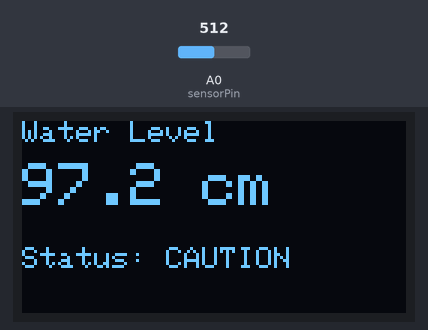
The sketch below on a simulated ESP8266 (NodeMCU). Parts: 128×64 one-colour display. Inputs (shaded band) come from the test bench; at power-on: A0 (sensorPin) = 512. WiFi joins after 1.5 s; servers stay silent unless stated; uploads are accepted with an empty reply; what the sketch prints to the serial monitor is not drawn.

Above: at 2.7 s.
2.8 s: A0 (sensorPin) set to 602
At 3.6 s:
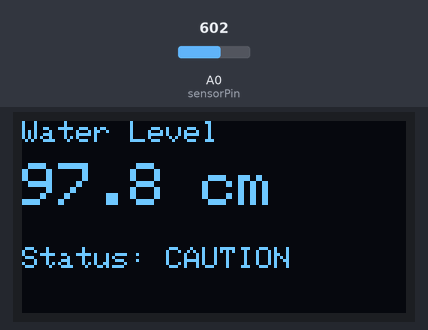
4.5 s: A0 (sensorPin) set to 632
At 6.2 s:
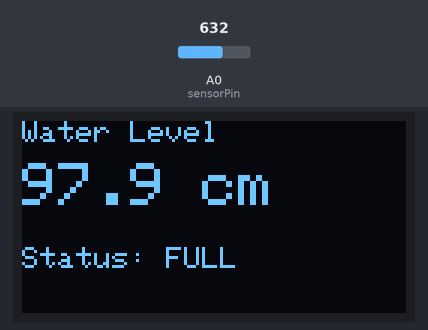
6.7 s: A0 (sensorPin) set to 0
At 8.7 s:
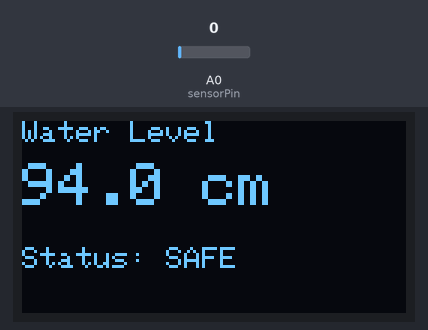
9.2 s: A0 (sensorPin) set to 37
At 11.3 s:
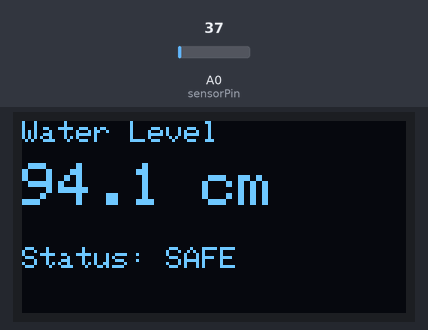
11.6 s: A0 (sensorPin) set to 43
At 13.8 s:
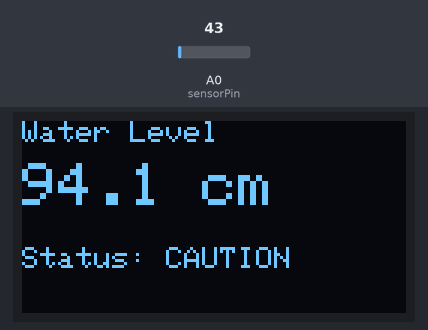
Timing chart, 0 to 15.1 s (numbered marks = the images above; inputs shaded):
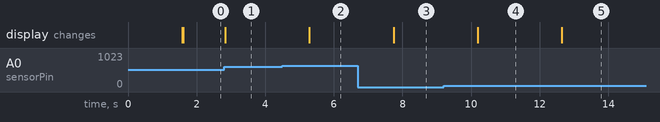

Measured:
- the behaviour switches between 619 and 620 on A0 (sensorPin) (found by bisection; images 1 and 2)
- the behaviour switches between 40 and 41 on A0 (sensorPin) (found by bisection; images 4 and 5)
- after the input at 2.8 s, the display: changes at once (image 1)
- after the input at 4.5 s, the display: changes after 0.79 s (image 2)
- after the input at 6.7 s, the display: changes after 1.0 s (image 3)
- after the input at 9.2 s, the display: changes after 0.99 s (image 4)
- after the input at 11.6 s, the display: changes after 1.0 s (image 5)

The sketch:

test.ino
```cpp
#include <Wire.h>
#include <ESP8266WiFi.h>
#include <ESP8266HTTPClient.h>
#include <Adafruit_GFX.h>
#include <Adafruit_SSD1306.h>

/* ================= OLED CONFIG ================= */
#define SCREEN_WIDTH 128
#define SCREEN_HEIGHT 64
#define OLED_RESET -1
#define OLED_ADDR 0x3C

Adafruit_SSD1306 display(SCREEN_WIDTH, SCREEN_HEIGHT, &Wire, OLED_RESET);

/* ================= SENSOR CONFIG ================= */
const int sensorPin = A0;

// Calibration values
const float Rdry = 20.0;
const float Rwet = 640.0;

// Tank and sensor parameters
const float tankHeightCM = 100.0;
const float sensorLength = 4.0; // Sensing area of sensor (cm)
const float H_offset = 94.0;   // tankHeight - TotalSensorLength = 100 - 6

/* WIFI CONFIG */
const char* ssid = "F106";
const char* password = "11112222";
const char* serverURL = "http://192.168.21.20:6969/update.php";

/* SETUP */
void setup() {

  Serial.begin(9600);
  Wire.begin();

  if (!display.begin(SSD1306_SWITCHCAPVCC, OLED_ADDR)) {
    Serial.println("OLED not found");
    while (1);
  }

  display.clearDisplay();
  display.setTextSize(1);
  display.setTextColor(SSD1306_WHITE);
  display.setCursor(0, 0);
  display.println("Starting...");
  display.display();

  /* WIFI */
  WiFi.begin(ssid, password);
  Serial.print("Connecting WiFi");

  unsigned long startTime = millis();

  while (WiFi.status() != WL_CONNECTED && millis() - startTime < 15000) {
    delay(500);
    Serial.print(".");
  }

  display.clearDisplay();

  if (WiFi.status() == WL_CONNECTED) {
    display.println("WiFi OK");
    display.println(WiFi.localIP());
  } else {
    display.println("WiFi FAIL");
  }

  display.display();
}

/* LOOP */
void loop() {

  int rawValue = analogRead(sensorPin);

  /* STEP 1: NORMALIZATION */
  float N = (rawValue - Rdry) / (Rwet - Rdry);

  if (N < 0) N = 0;
  if (N > 1) N = 1;

  /* STEP 2: SENSOR REGION */
  float Lsensor = N * sensorLength;

  /* STEP 3: ACTUAL WATER HEIGHT */
  float waterCM = H_offset + Lsensor;

  /* STATUS LOGIC */
  String state;

  if (rawValue <= Rdry + 20) {
    state = "SAFE";        // no water touching sensor
  }
  else if (rawValue > Rdry + 20 && rawValue < Rwet - 20) {
    state = "CAUTION";     // water touching sensor
  }
  else if (rawValue >= Rwet - 20) {
    state = "FULL";        // near full
  }

  /* OLED DISPLAY */
  display.clearDisplay();

  display.setTextSize(1);
  display.setCursor(0, 0);
  display.println("Water Level");

  display.setTextSize(2);
  display.setCursor(0, 14);
  display.print(waterCM, 1);
  display.println(" cm");

  display.setTextSize(1);
  display.setCursor(0, 42);
  display.print("Status: ");
  display.println(state);

  display.display();

  /* SERIAL LOG */
  Serial.print("Raw: ");
  Serial.print(rawValue);
  Serial.print(" | N: ");
  Serial.print(N);
  Serial.print(" | Lsensor: ");
  Serial.print(Lsensor);
  Serial.print(" | Water: ");
  Serial.print(waterCM);
  Serial.print(" cm | ");
  Serial.println(state);

  /* SEND TO SERVER */
  if (WiFi.status() == WL_CONNECTED) {

    WiFiClient client;
    HTTPClient http;

    String url = String(serverURL) +
                 "?cm=" + String(waterCM, 1) +
                 "&status=" + state;

    http.begin(client, url);
    http.GET();
    http.end();
  }

  delay(1000);
}
```
